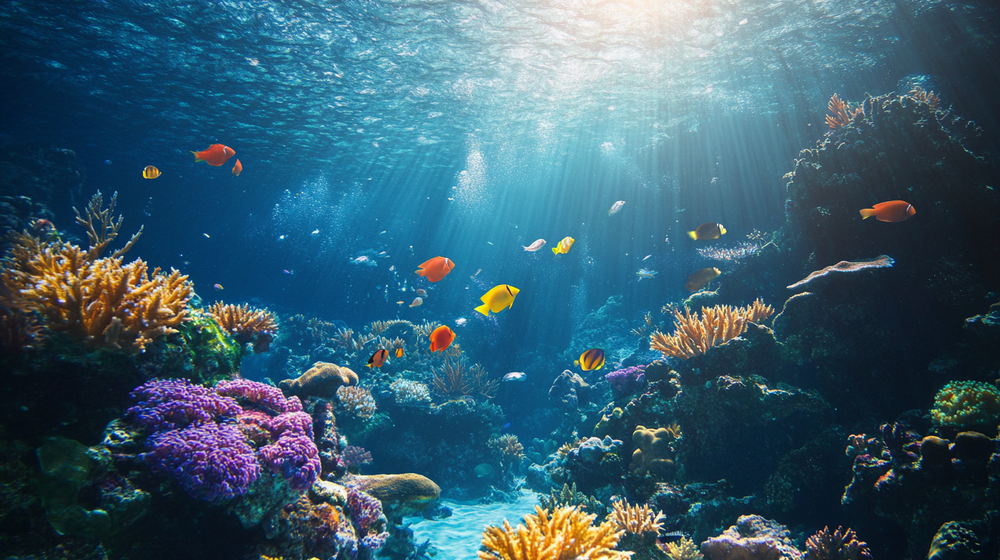
#> input picture assets/Ocean.png, 1000 x 560 px, shrunk from 1456 x 816 before the run
$ python -i remove_background.py   (imports and definitions only)
#> lines starting #> are read from the running program, lines starting #| are printed output that depends on the picture; after the words box and inside, x2 and y2 are one past the last pixel; in counts of white or black regions, pixels touching at a corner belong together
#!/usr/bin/env python3
import cv2
import numpy as np
from pathlib import Path
import sys
import os
import time

def remove_background(input_path, output_path, threshold=200, blur_size=5):
    """
    画像から背景を除去し、透過PNGを生成します

    Parameters:
    -----------
    input_path : str
        入力画像のパス
    output_path : str
        出力する透過PNG画像のパス
    threshold : int
        背景を判定する閾値（0-255）
    blur_size : int
        ノイズ除去用のブラーサイズ
    """
#> called with input_path = 'assets/Ocean.png', output_path = 'out.png', threshold = 200, blur_size = 5
    # 画像の読み込み
    img = cv2.imread(input_path)
#> img is the input picture: shape (560, 1000, 3); mean B, G, R 111, 93.3, 56.8
    if img is None:
        raise FileNotFoundError(f"入力画像 {input_path} が見つかりません。")

    # グレースケール変換
    gray = cv2.cvtColor(img, cv2.COLOR_BGR2GRAY)
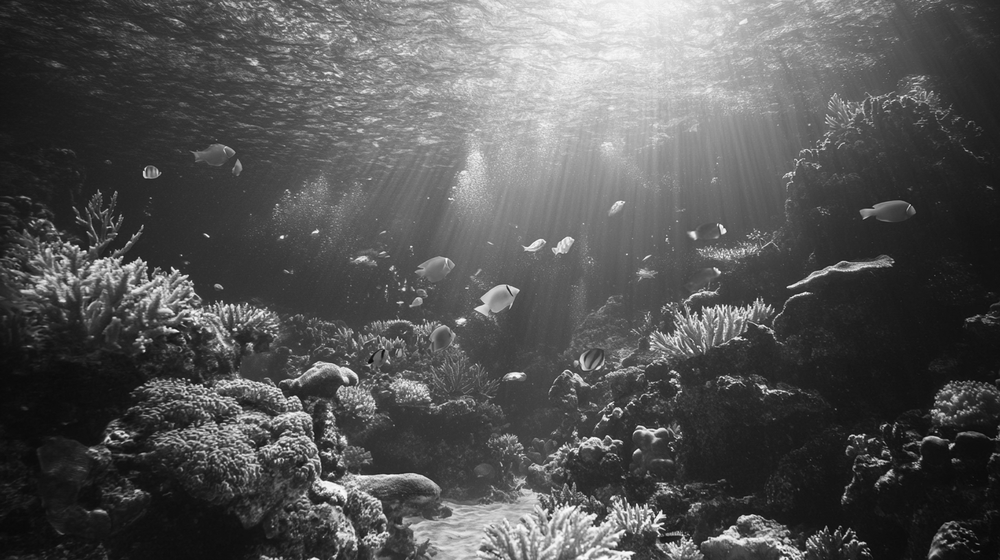
#> gray: shape (560, 1000); min 3, max 255, mean 84.4

    # ノイズ除去
    blurred = cv2.GaussianBlur(gray, (blur_size, blur_size), 0)

    # 適応的閾値処理
    _, mask = cv2.threshold(blurred, threshold, 255, cv2.THRESH_BINARY)
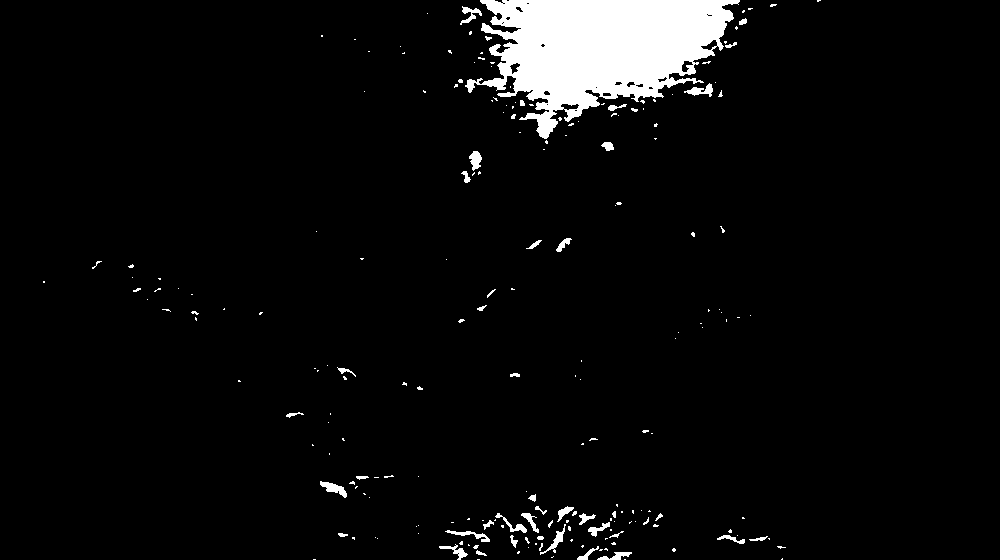
#> mask: shape (560, 1000); 4.5% white; 209 white regions (166 under 20 px)

    # 輪郭検出と最大輪郭の抽出
    contours, _ = cv2.findContours(mask, cv2.RETR_EXTERNAL, cv2.CHAIN_APPROX_SIMPLE)
#> contours = 209 contours, 177 with area under 20; largest, box (x1, y1, x2, y2) and area: (465, 0, 740, 139) 20982, (320, 481, 347, 498) 168, (469, 151, 482, 171) 140, (684, 83, 713, 97) 140, (540, 524, 566, 555) 122
    if contours:
        max_contour = max(contours, key=cv2.contourArea)
#> max_contour = contour of 657 points, box (x1, y1, x2, y2) (465, 0, 740, 139), area 20982
        mask = np.zeros_like(gray)
        cv2.drawContours(mask, [max_contour], -1, 255, -1)
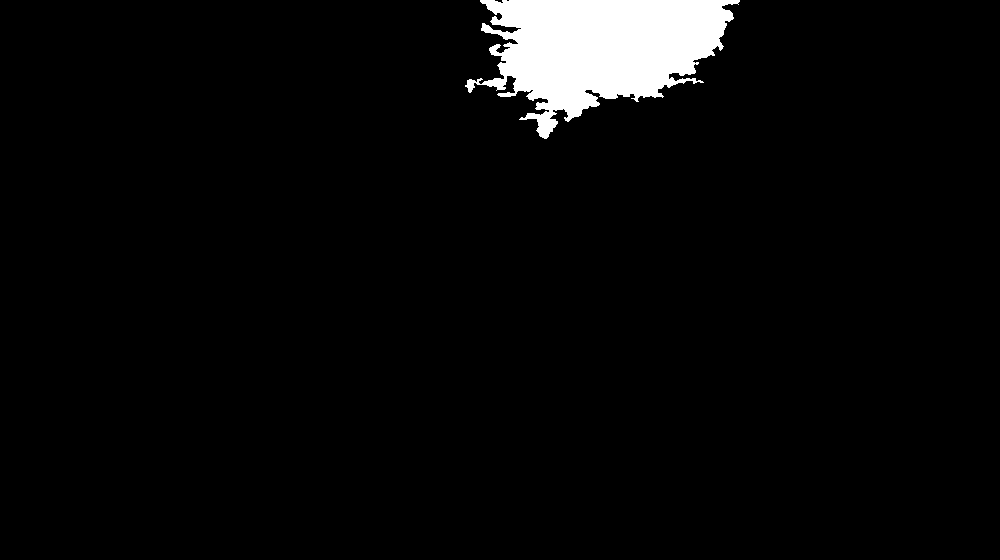
#> mask: shape (560, 1000); 3.9% white; 1 white region, box (x1, y1, x2, y2) and area: (465, 0, 740, 139) 21666

    # マスクの改善
    kernel = np.ones((5,5), np.uint8)
    mask = cv2.morphologyEx(mask, cv2.MORPH_CLOSE, kernel)
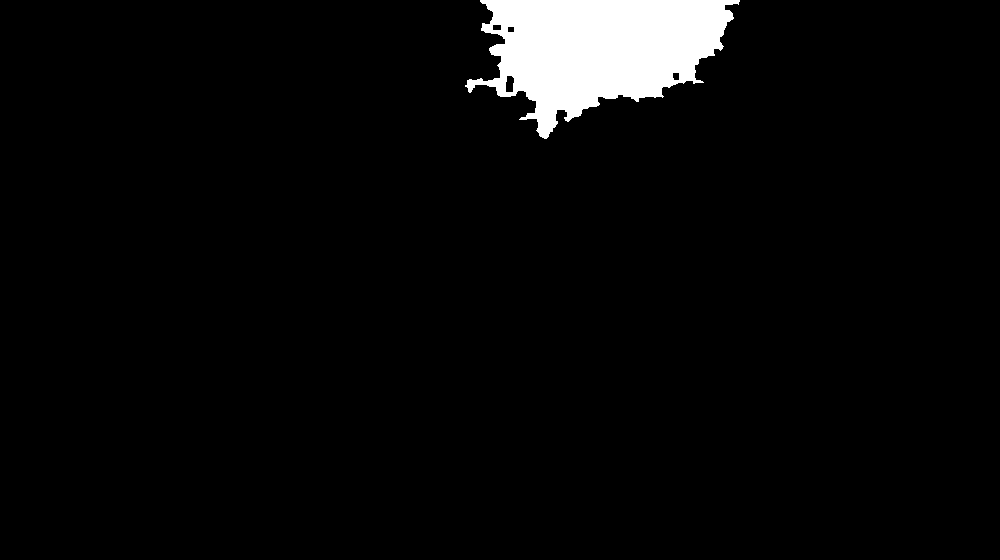
#> mask: shape (560, 1000); 4% white; 1 white region, box (x1, y1, x2, y2) and area: (465, 0, 740, 139) 22385
    mask = cv2.morphologyEx(mask, cv2.MORPH_OPEN, kernel)
#> mask: shape (560, 1000); 4% white; 2 white regions, box (x1, y1, x2, y2) and area: (481, 0, 739, 138) 22028, (467, 79, 483, 90) 120

    # マスクを反転（背景を透明に）
    mask_inv = cv2.bitwise_not(mask)

    # アルファチャンネルの作成
    b, g, r = cv2.split(img)
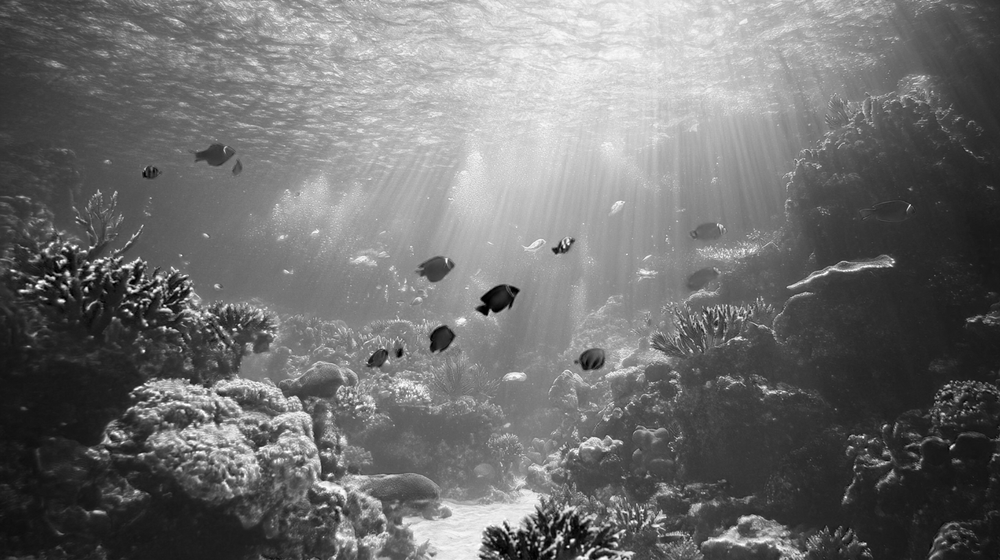
#> b: shape (560, 1000); min 0, max 255, mean 111
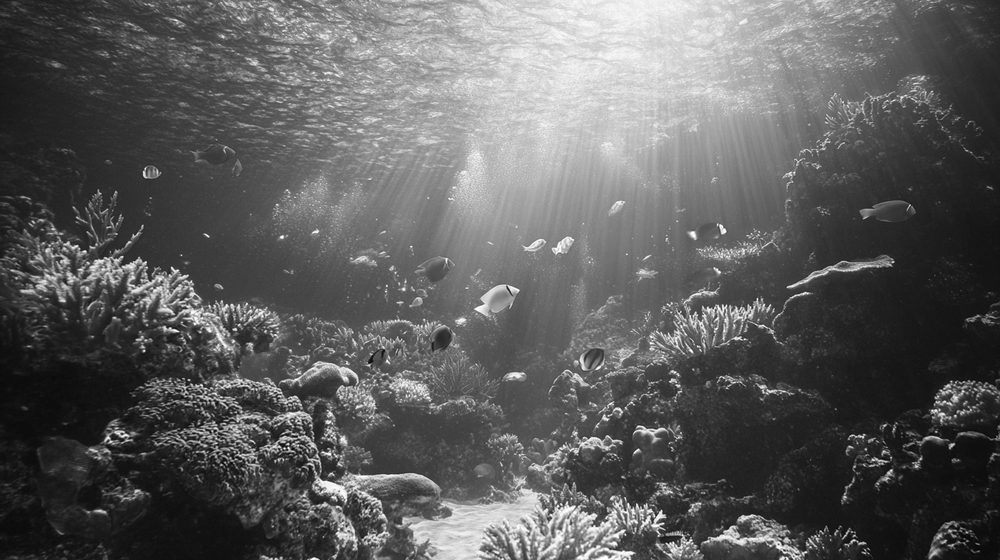
#> g: shape (560, 1000); min 0, max 255, mean 93.3
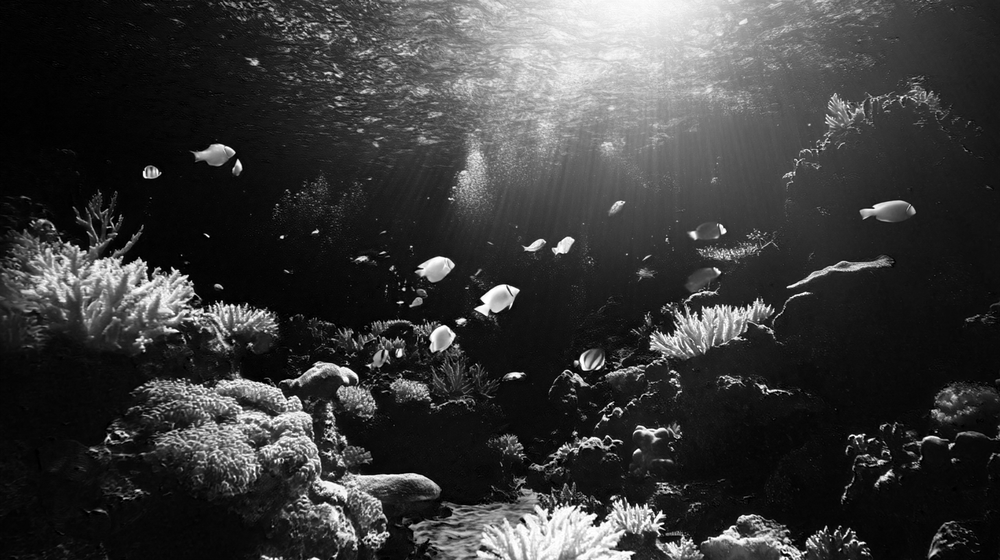
#> r: shape (560, 1000); min 0, max 255, mean 56.8
    rgba = cv2.merge([b, g, r, mask_inv])

    # 出力ディレクトリの作成
    os.makedirs(os.path.dirname(output_path), exist_ok=True)

    # 透過PNGとして保存
    cv2.imwrite(output_path, rgba)
    print(f"保存しました: {output_path}")

def watch_directory(input_dir, output_dir):
    """
    指定されたディレクトリを監視し、新しい画像を自動処理します

    Parameters:
    -----------
    input_dir : str
        監視するディレクトリのパス
    output_dir : str
        処理済み画像の出力先ディレクトリのパス
    """
    processed_files = set()

    while True:
        try:
            # 入力ディレクトリ内の画像ファイルをチェック
            for file_path in Path(input_dir).glob("*.{jpg,jpeg,png}"):
                if str(file_path) not in processed_files:
                    # 出力パスの生成
                    output_path = Path(output_dir) / f"processed_{file_path.name}"
                    if output_path.suffix.lower() != '.png':
                        output_path = output_path.with_suffix('.png')

                    try:
                        # 背景除去の実行
                        remove_background(str(file_path), str(output_path))
                        processed_files.add(str(file_path))
                    except Exception as e:
                        print(f"エラー: {file_path} の処理中に問題が発生しました - {e}")

            # 短い待機時間
            time.sleep(1)

        except KeyboardInterrupt:
            print("\n監視を終了します")
            break
        except Exception as e:
            print(f"エラー: {e}")
            time.sleep(5)  # エラー時は少し長めに待機

# [22 lines not run here, left out]

>>> result = remove_background('assets/Ocean.png', 'out.png')

$ run again, on assets/fish2.png
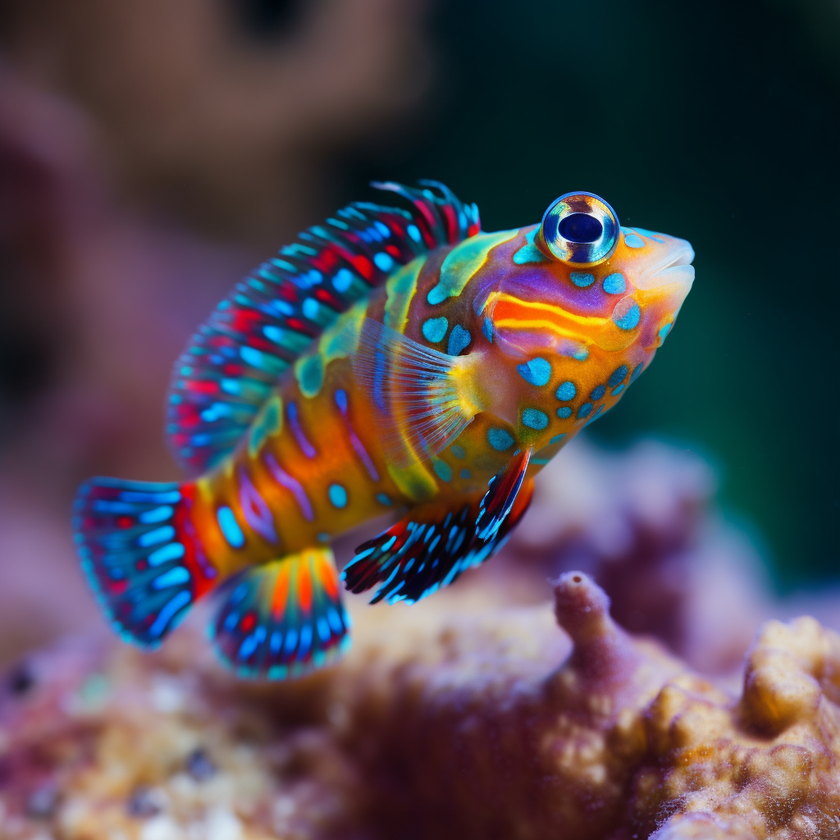
#> input picture assets/fish2.png, 840 x 840 px, shrunk from 1024 x 1024 before the run
#> in remove_background, img is the input picture: shape (840, 840, 3); mean B, G, R 81.5, 73.4, 81.2
#> in remove_background, `_, mask = cv2.threshold(blurred, threshold, 255, cv2.THRESH_BINARY)`:
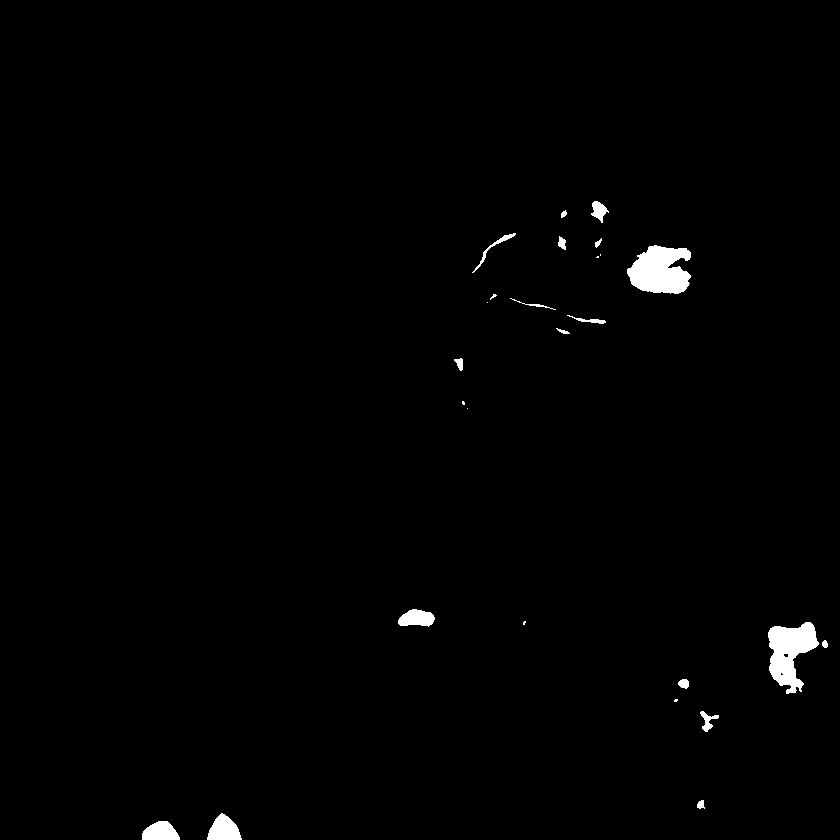
#> mask: shape (840, 840); 1% white; 26 white regions (8 under 20 px)
#> contours = 26 contours, 8 with area under 20; largest, box (x1, y1, x2, y2) and area: (627, 245, 691, 294) 2178, (768, 622, 819, 694) 2000, (207, 813, 242, 840) 580, (142, 821, 180, 840) 502, (398, 609, 435, 627) 440
#> max_contour = contour of 114 points, box (x1, y1, x2, y2) (627, 245, 691, 294), area 2178
#> mask_inv: shape (840, 840); 99.7% white; 1 black region, box (x1, y1, x2, y2) and area: (627, 246, 691, 294) 2327
#> in remove_background, `b, g, r = cv2.split(img)`:
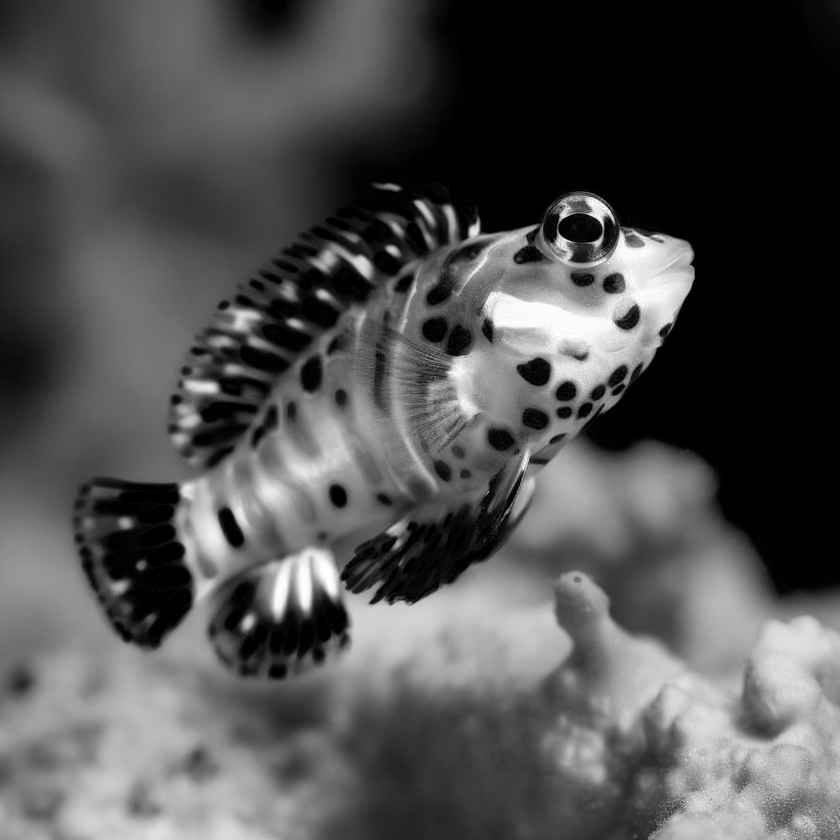
#> r: shape (840, 840); min 0, max 255, mean 81.2
